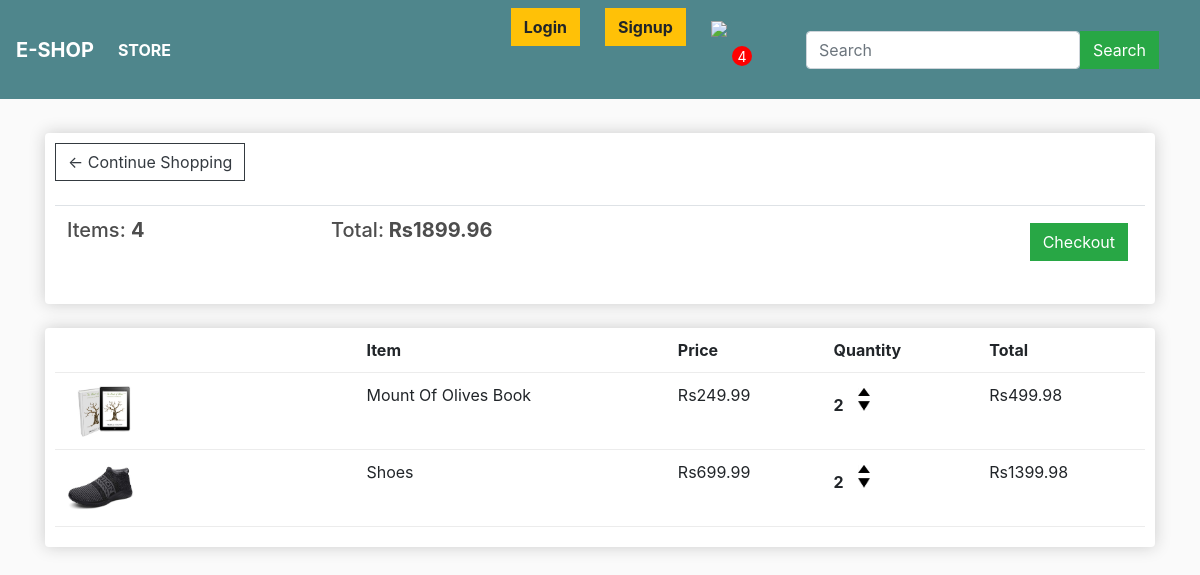
The app's page /cart/ (signed in) with its own data.
### store/models.py (models this page shows, shortened)
class Order(models.Model):
	customer = models.ForeignKey(Customer, on_delete=models.SET_NULL, null=True, blank=True)
	date_ordered = models.DateTimeField(auto_now_add=True)
	complete = models.BooleanField(default=False)
	transaction_id = models.CharField(max_length=100, null=True)
	@property
	def get_cart_total(self):
		orderitems = self.orderitem_set.all()
		total= sum([item.get_total for item in orderitems])
		return total
	@property
	def get_cart_items(self):
		orderitems = self.orderitem_set.all()
		total = sum([item.quantity for item in orderitems])
		return total

class OrderItem(models.Model):
	product = models.ForeignKey(Product, on_delete=models.SET_NULL, null=True)
	order = models.ForeignKey(Order, on_delete=models.SET_NULL, null=True)
	quantity = models.IntegerField(default=0, null=True, blank=True)
	date_added = models.DateTimeField(auto_now_add=True)
	@property
	def get_total(self):
		total=self.product.price * self.quantity
		return total

class Product(models.Model):
	name = models.CharField(max_length=200)
	price = models.FloatField()
	digital = models.BooleanField(default=False,null=True, blank=True)
	image = models.ImageField(null=True, blank=True)

### store/views.py (the view)
# urls.py: path('cart/',views.cart,name="cart"),
def cart(request):
	data = cartData(request)
	cartItems = data['cartItems']
	order = data['order']
	items = data['items']
	context = {'items':items, 'order':order, 'cartItems':cartItems}
	return render(request, 'store/cart.html', context)

### store/utils.py (called while the page is built)
def cartData(request):
	if request.user.is_authenticated:
		customer = request.user.customer
		order, created = Order.objects.get_or_create(customer=customer, complete=False)
		items = order.orderitem_set.all()
		cartItems = order.get_cart_items
	else:
		cookieData = cookieCart(request)
		cartItems = cookieData['cartItems']
		order = cookieData['order']
		items = cookieData['items']
	return {'cartItems':cartItems ,'order':order, 'items':items}

### store/templates/store/cart.html
{% extends 'store/main.html' %}
{% load static %}
{% block content %}
	<div class="row">
		<div class="col-lg-12">
			<div class="box-element">
				<a  class="btn btn-outline-dark" href="{% url 'store' %}">&#x2190; Continue Shopping</a>
				<br>
				<br>
				<table class="table">
					<tr>
						<th><h5>Items: <strong>{{order.get_cart_items}}</strong></h5></th>
						<th><h5>Total:<strong> Rs{{order.get_cart_total|floatformat:2}}</strong></h5></th>
						<th>
							<a  style="float:right; margin:5px;" class="btn btn-success" href="{% url 'checkout' %}">Checkout</a>
						</th>
					</tr>
				</table>
			</div>
			<br>
			<div class="box-element">
				<div class="cart-row">
					<div style="flex:2"></div>
					<div style="flex:2"><strong>Item</strong></div>
					<div style="flex:1"><strong>Price</strong></div>
					<div style="flex:1"><strong>Quantity</strong></div>
					<div style="flex:1"><strong>Total</strong></div>
				</div>
				{% for item in items %}
				<div class="cart-row">
					<div style="flex:2"><img class="row-image" src="{{item.product.image.url}}"></div>
					<div style="flex:2"><p>{{item.product.name}}</p></div>
					<div style="flex:1"><p>Rs{{item.product.price|floatformat:2}}</p></div>
					<div style="flex:1">
						<p class="quantity">{{item.quantity}}</p>
						<div class="quantity">
							<img data-product="{{item.product.id}}" data-action="add" class="chg-quantity update-cart" src="{% static  'images/uparrow2.png' %}">
							<img data-product="{{item.product.id}}" data-action="remove" class="chg-quantity update-cart" src="{% static  'images/downarrow2.png' %}">
						</div>
					</div>
					<div style="flex:1"><p>Rs{{item.get_total|floatformat:2}}</p></div>
				</div>
				{% endfor %}
			</div>
{% endblock content %}

### static/css/main.css (style rules this page uses)
body { background-color: hsl(0, 0%, 98%); }
h1,h2,h3,h4,h5,h6 { color:hsl(0, 0%, 30%); }
.box-element { box-shadow:hsl(0, 0%, 80%) 0 0 16px; background-color: #fff; border-radius: 4px; padding: 10px; }
.col-lg-4, .col-lg-6, .col-lg-8, .col-lg-12 { margin-top: 10px; }
.btn { border-radius: 0; margin-right: 25px; }
.row-image { width: 100px; }
.cart-row { display: flex; align-items: flex-stretch; padding-bottom: 10px; margin-bottom: 10px; border-bottom: 1px solid #ececec; }
.quantity { display: inline-block; font-weight: 700; padding-right:10px; }
.chg-quantity { width: 12px; cursor: pointer; display: block; margin-top: 5px; transition:.1s; }

### records on screen
Order: get_cart_items "4", get_cart_total "1899.96"
OrderItem: product.image (picture), product.name "Mount Of Olives Book", product.price "249.99", quantity "2", get_total "499.98"
OrderItem: product.image (picture), product.name "Shoes", product.price "699.99", quantity "2", get_total "1399.98"

### other values on screen
{{ cartItems }} "4"
